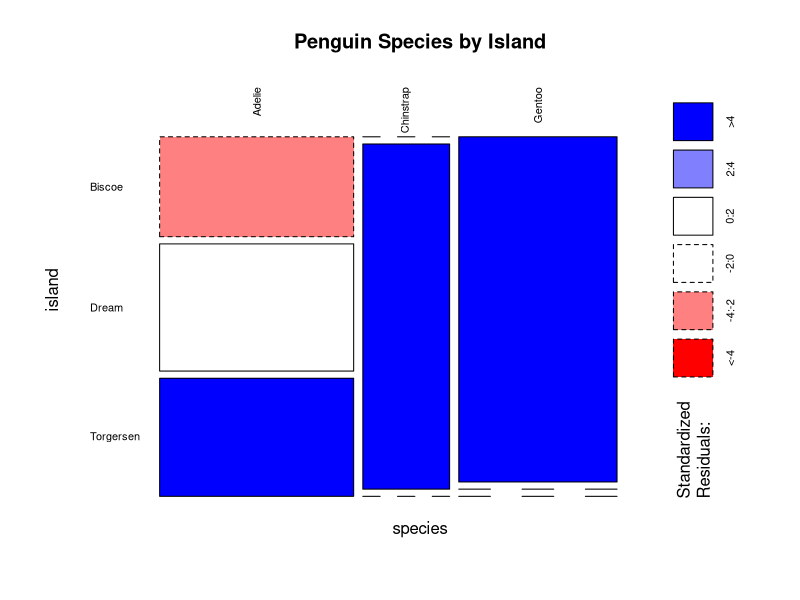
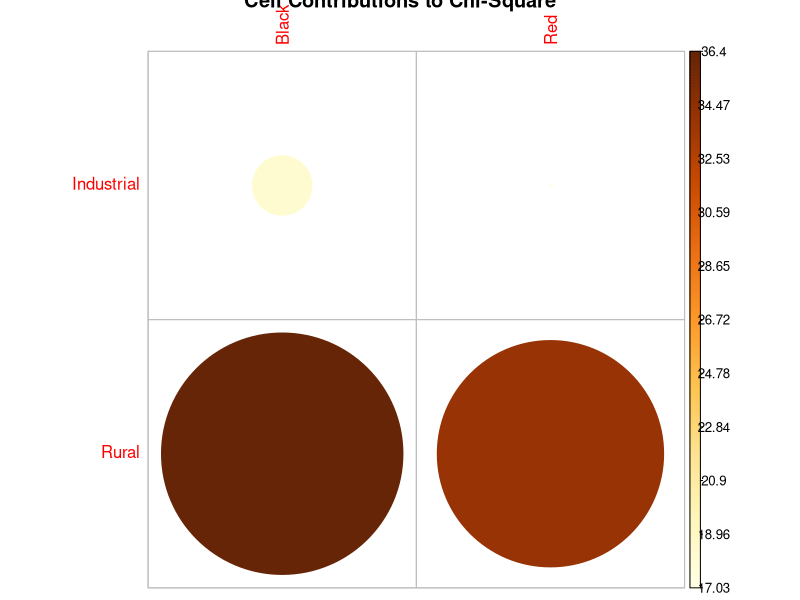

Recreate these plots in R, in order.
## ---- chunk 1
#| warning: false


# Load the penguins data (assuming it's available, e.g., from the palmerpenguins package)
# install.packages("palmerpenguins")
library(palmerpenguins)
data(penguins)
library(tidyverse)

# Remove rows with missing values for species or island
penguins_complete <- na.omit(penguins[, c("species", "island")])

# Create the contingency table using xtabs
species_island_table <- xtabs(~ species + island, data = penguins_complete)
species_island_table
## ---- chunk 2
species_island_table_table <- table(penguins_complete$species, penguins_complete$island)
species_island_table_table
## ---- chunk 3
# Simulate partially summarised data from mtcars (e.g., counts per car type group)
# This is for illustration of the data format, not a real mtcars use case
mtcars_summary <- aggregate(mpg ~ cyl + am, data = mtcars, FUN = length)

# Use xtabs with the count variable on the left
cyl_am_table_summary <- xtabs(mpg ~ cyl + am, data = mtcars_summary)

cyl_am_table_summary
## ---- chunk 4
# Manual creation of the ladybird table as a data frame (similar to LADYBIRDS3.CSV)
ladybird_df_summarised <- data.frame(
  Habitat = c("Industrial", "Industrial", "Rural", "Rural"),
  Colour = c("Black", "Red", "Black", "Red"),
  Number = c(115, 85, 30, 70)
)
ladybird_df_summarised
## ---- chunk 5
# Use xtabs to convert to a contingency table object
ladybird_table_xtabs <- xtabs(Number ~ Habitat + Colour, data = ladybird_df_summarised)
ladybird_table_xtabs
## ---- chunk 6
library(graphics) # mosaicplot is in the built-in graphics package
# Plot the table
mosaicplot(species_island_table, shade = TRUE, las=2, main = "Penguin Species by Island")
## ---- chunk 7
# ladybird_table_xtabs was created earlier using xtabs
chisq.test(ladybird_table_xtabs)
## ---- chunk 8
# Performing the test without Yates' correction (not recommended for 2x2)
chisq.test(ladybird_table_xtabs, correct = FALSE)
## ---- chunk 9
ladybird_test_result <- chisq.test(ladybird_table_xtabs)
# Observed counts
ladybird_test_result$observed

# Expected counts
round(ladybird_test_result$expected, 2)

# Pearson residuals
round(ladybird_test_result$residuals, 3)
## ---- chunk 10
# Calculate cell contributions in percentage
cell_contributions <- 100 * ladybird_test_result$residuals^2 / ladybird_test_result$statistic
round(cell_contributions, 3)

# Visualize contributions (requires corrplot package)
# install.packages("corrplot")
library(corrplot)
corrplot(cell_contributions, is.cor = FALSE, main = "Cell Contributions to Chi-Square")


## ---- chunk 11
# Manually create the Titanic sex vs survival table
titanic_table <- as.table(matrix(c(156, 307, 708, 142), nrow = 2, byrow = TRUE))
colnames(titanic_table) <- c("no", "yes")
rownames(titanic_table) <- c("female", "male")
titanic_table

# Check expected counts for Chi-Square assumption
chisq.test(titanic_table)$expected
# Expected counts are > 5 here, so Chi-Square is appropriate, but Fisher's is also fine and often preferred computationally.

# Perform Fisher's exact test
fisher.test(titanic_table)

# Manually create the Titanic sex vs survival table
titanic_table <- as.table(matrix(c(156, 307, 708, 142), nrow = 2, byrow = TRUE))
colnames(titanic_table) <- c("no", "yes")
rownames(titanic_table) <- c("female", "male")
titanic_table

# Check expected counts for Chi-Square assumption
chisq.test(titanic_table)$expected
# Expected counts are > 5 here, so Chi-Square is appropriate, but Fisher's is also fine and often preferred computationally.

# Perform Fisher's exact test
fisher.test(titanic_table)
